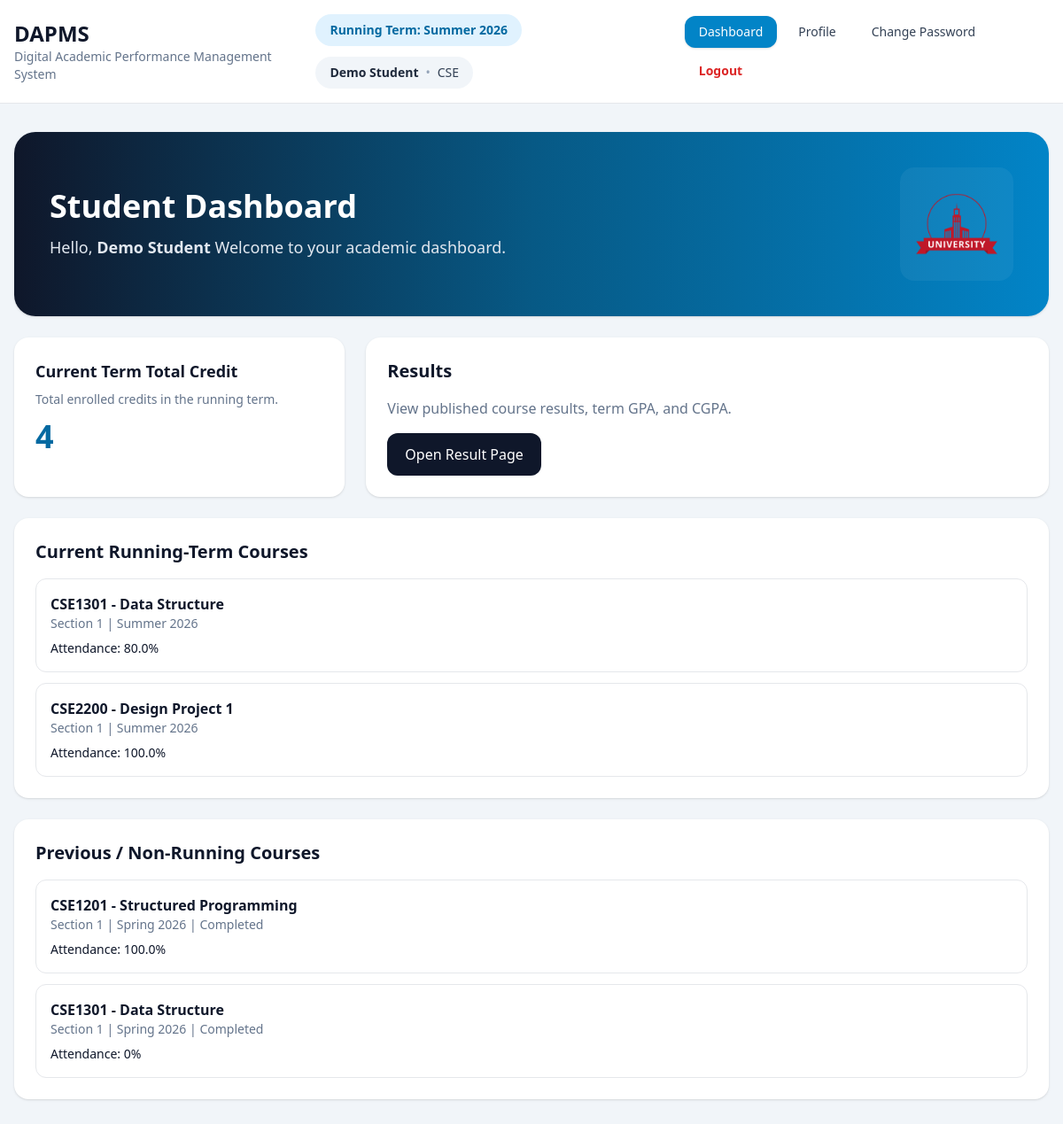
The page /student/dashboard (signed in) on the database its author committed.
### tables this page shows
CREATE TABLE terms(
            id INTEGER PRIMARY KEY AUTOINCREMENT,
            name TEXT NOT NULL,
            start_date TEXT NOT NULL,
            end_date TEXT NOT NULL,
            status TEXT NOT NULL DEFAULT 'running'
        , semester TEXT, year INTEGER);

CREATE TABLE users(
            id INTEGER PRIMARY KEY AUTOINCREMENT,
            role TEXT NOT NULL,
            name TEXT NOT NULL,
            email TEXT NOT NULL UNIQUE,
            password_hash TEXT NOT NULL,
            department TEXT NOT NULL
        );

CREATE TABLE sections(
            id INTEGER PRIMARY KEY AUTOINCREMENT,
            section_no TEXT NOT NULL,
            room_no TEXT NOT NULL,
            schedule TEXT NOT NULL,
            term_id INTEGER NOT NULL,
            course_id INTEGER NOT NULL,
            teacher_user_id INTEGER NOT NULL,
            UNIQUE(term_id, course_id, section_no),
            FOREIGN KEY(term_id) REFERENCES terms(id) ON DELETE CASCADE,
            FOREIGN KEY(course_id) REFERENCES courses(id) ON DELETE CASCADE,
            FOREIGN KEY(teacher_user_id) REFERENCES users(id) ON DELETE CASCADE
        );

### app/routes/student.py (the view)
@bp.route('/dashboard')
@role_required('student')
def dashboard():
    manager = _manager()
    return render_template(
        'student/dashboard.html',
        courses=manager.dashboard_courses(session.get('user_id')),
        archived_courses=manager.archived_courses(session.get('user_id')),
        current_term_total_credit=manager.current_term_total_credit(session.get('user_id'))
    )

### app/core/security.py (called while the page is built)
def load_user():
    user_id = session.get('user_id')
    if not user_id:
        g.user = None
        return
    g.user = get_db().execute('SELECT * FROM users WHERE id=?', (user_id,)).fetchone()

def role_required(*roles):
    def decorator(view):
        @wraps(view)
        def wrapped(*args, **kwargs):
            if session.get('role') not in roles:
                return redirect(url_for('auth.login'))
            return view(*args, **kwargs)
        return wrapped
    return decorator

### app/db.py (called while the page is built)
def get_db():
    if 'db' not in g:
        g.db = sqlite3.connect(current_app.config['DATABASE'])
        g.db.row_factory = sqlite3.Row
        g.db.execute('PRAGMA foreign_keys = ON')
    return g.db

### app/managers/student_manager.py (called while the page is built)
    def current_term_total_credit(self, student_user_id: int):
        row = self.db.execute('''
            SELECT COALESCE(SUM(courses.credit), 0) AS total_credit
            FROM enrollments
            JOIN sections ON sections.id = enrollments.section_id
            JOIN courses ON courses.id = sections.course_id
            JOIN terms ON terms.id = enrollments.term_id
            WHERE enrollments.student_user_id = ?
              AND terms.status = 'running'
        ''', (student_user_id,)).fetchone()
        return row['total_credit'] if row else 0

### app/routes/auth.py (called while the page is built)
@bp.before_app_request
def before():
    load_user()

### app/routes/student.py (called while the page is built)
def _manager() -> StudentManager:
    return StudentManager(get_db())

### app/templates/student/dashboard.html
{% extends 'layout.html' %}
{% block content %}
<div class="space-y-6">
  <div class="bg-gradient-to-r from-slate-900 via-sky-800 to-sky-600 text-white rounded-3xl shadow p-8 lg:p-10">
    <div class="flex flex-col lg:flex-row lg:items-center lg:justify-between gap-6">
      <div>
        <h2 class="text-3xl lg:text-4xl font-extrabold">Student Dashboard</h2>
        <p class="mt-3 text-slate-200 text-lg">
          Hello,<b> {{ current_user['name'] }}</b> Welcome to your academic dashboard.
        </p>
      </div>
      <div class="grid grid-cols-2 max-w-[280px]">
       <div class="col-span-2 bg-white/5 rounded-2xl p-4 flex items-center justify-center">
         <img src="{{ url_for('static', filename='logo.png') }}"
       alt="DAPMS Logo"
       class="h-24 w-auto object-contain">
</div>
      </div>
    </div>
  </div>
  <div class="grid lg:grid-cols-3 gap-6">
    <div class="bg-white rounded-2xl shadow p-6">
      <h3 class="text-lg font-bold mb-2">Current Term Total Credit</h3>
      <p class="text-slate-500 text-sm mb-3">Total enrolled credits in the running term.</p>
      <div class="text-4xl font-extrabold text-sky-700">
        {{ current_term_total_credit }}
      </div>
    </div>
    <div class="lg:col-span-2 bg-white rounded-2xl shadow p-6">
      <h3 class="text-xl font-bold mb-4">Results</h3>
      <p class="text-slate-500 mb-4">
        View published course results, term GPA, and CGPA.
      </p>
      <a href="{{ url_for('student.results') }}"
         class="inline-block bg-slate-900 text-white px-5 py-3 rounded-xl">
        Open Result Page
      </a>
    </div>
  </div>
  <div class="bg-white rounded-2xl shadow p-6">
    <h3 class="text-xl font-bold mb-4">Current Running-Term Courses</h3>
    <div class="space-y-3">
      {% for c in courses %}
        <a href="{{ url_for('student.course_page', section_id=c['section_id']) }}"
           class="block border rounded-xl p-4 hover:bg-slate-50">
          <div class="font-semibold">{{ c['course_code'] }} - {{ c['title'] }}</div>
          <div class="text-sm text-slate-500">
            Section {{ c['section_no'] }} | {{ c['term_name'] }}
          </div>
          <div class="text-sm mt-2">
            Attendance: {{ c['attendance_percentage'] }}%
          </div>
        </a>
      {% else %}
        <div class="text-slate-500">No running-term courses found.</div>
      {% endfor %}
    </div>
  </div>
  <div class="bg-white rounded-2xl shadow p-6">
    <h3 class="text-xl font-bold mb-4">Previous / Non-Running Courses</h3>
    <div class="space-y-3">
      {% for c in archived_courses %}
        <a href="{{ url_for('student.course_page', section_id=c['section_id']) }}"
           class="block border rounded-xl p-4 hover:bg-slate-50">
          <div class="font-semibold">{{ c['course_code'] }} - {{ c['title'] }}</div>
          <div class="text-sm text-slate-500">
            Section {{ c['section_no'] }} | {{ c['term_name'] }} | {{ c['term_status']|title }}
          </div>
          <div class="text-sm mt-2">
            Attendance: {{ c['attendance_percentage'] }}%
          </div>
        </a>
      {% else %}
        <div class="text-slate-500">No archived courses yet.</div>
      {% endfor %}
    </div>
  </div>
</div>
{% endblock %}

### app/templates/layout.html (shortened to what this page needs)
<!DOCTYPE html>
<html>
<head>
  <script src="https://cdn.tailwindcss.com"></script>
</head>
<body class="bg-slate-100 text-slate-900 min-h-screen">
  <nav class="bg-white border-b sticky top-0 z-20">
    <div class="max-w-7xl mx-auto px-4 py-4 flex justify-between items-center gap-4">
      <div>
        <h1 class="text-2xl font-bold">DAPMS</h1>
        <p class="text-sm text-slate-500">Digital Academic Performance Management System</p>
      </div>
     <div class="flex flex-col lg:flex-row lg:items-center lg:justify-between gap-4">
  <div class="flex flex-wrap items-center gap-3">
    {% if current_term %}
      <span class="inline-flex items-center px-4 py-2 rounded-full bg-sky-100 text-sky-700 text-sm font-semibold">
        Running Term: {{ current_term['name'] }}
      </span>
    {% endif %}
    {% if current_user %}
      <div class="inline-flex items-center px-4 py-2 rounded-full bg-slate-100 text-slate-700 text-sm">
        <span class="font-semibold text-slate-800">{{ current_user['name'] }}</span>
        {% if current_user['department'] %}
          <span class="mx-2 text-slate-400">•</span>
          <span>{{ current_user['department'] }}</span>
        {% endif %}
      </div>
    {% endif %}
  </div>
  <div class="flex flex-wrap items-center gap-2">
    {% if session.get('role') == 'student' %}
      <a href="{{ url_for('student.dashboard') }}"
         class="px-4 py-2 rounded-xl text-sm font-medium transition
         {% if request.endpoint == 'student.dashboard' %}
           bg-sky-600 text-white font-bold shadow
         {% else %}
           text-slate-700 hover:bg-slate-100 hover:text-sky-700
         {% endif %}">
        Dashboard
      </a>
    {% endif %}
    {% if session.get('user_id') %}
      <a href="{{ url_for('auth.profile') }}"
         class="px-4 py-2 rounded-xl text-sm font-medium transition
         {% if request.endpoint == 'auth.profile' %}
           bg-sky-600 text-white font-bold shadow
         {% else %}
           text-slate-700 hover:bg-slate-100 hover:text-sky-700
         {% endif %}">
        Profile
      </a>
    {% endif %}
    {% if session.get('user_id') %}
      <a href="{{ url_for('auth.change_password') }}"
         class="px-4 py-2 rounded-xl text-sm font-medium transition
         {% if request.endpoint == 'auth.change_password' %}
           bg-sky-600 text-white font-bold shadow
         {% else %}
           text-slate-700 hover:bg-slate-100 hover:text-sky-700
         {% endif %}">
        Change Password
      </a>
    {% endif %}
    {% if session.get('user_id') %}
      <a href="{{ url_for('auth.logout') }}"
         class="px-4 py-2 rounded-xl text-sm font-semibold text-red-600 hover:bg-red-50 hover:text-red-700 transition">
        Logout
      </a>
    {% else %}
      <a href="{{ url_for('auth.forgot_password') }}"
         class="px-4 py-2 rounded-xl text-sm font-medium text-slate-700 hover:bg-slate-100 hover:text-sky-700 transition">
        Forgot Password
      </a>
    {% endif %}
  </div>
</div>
    </div>
  </nav>
  <div class="max-w-7xl mx-auto px-4 py-8">
    {% block content %}{% endblock %}
  </div>
</body>
</html>

### rows shown on the page
terms: name "Summer 2026"
users: name "Demo Student", department "CSE"
sections: course_code "CSE1301", title "Data Structure", section_no "1", term_name "Summer 2026", attendance_percentage "80.0"
sections: course_code "CSE2200", title "Design Project 1", section_no "1", term_name "Summer 2026", attendance_percentage "100.0"
sections: course_code "CSE1201", title "Structured Programming", section_no "1", term_name "Spring 2026", term_status "Completed", attendance_percentage "100.0"
sections: course_code "CSE1301", title "Data Structure", section_no "1", term_name "Spring 2026", term_status "Completed", attendance_percentage "0"

### other values the page prints
{{ current_term_total_credit }} "4"
